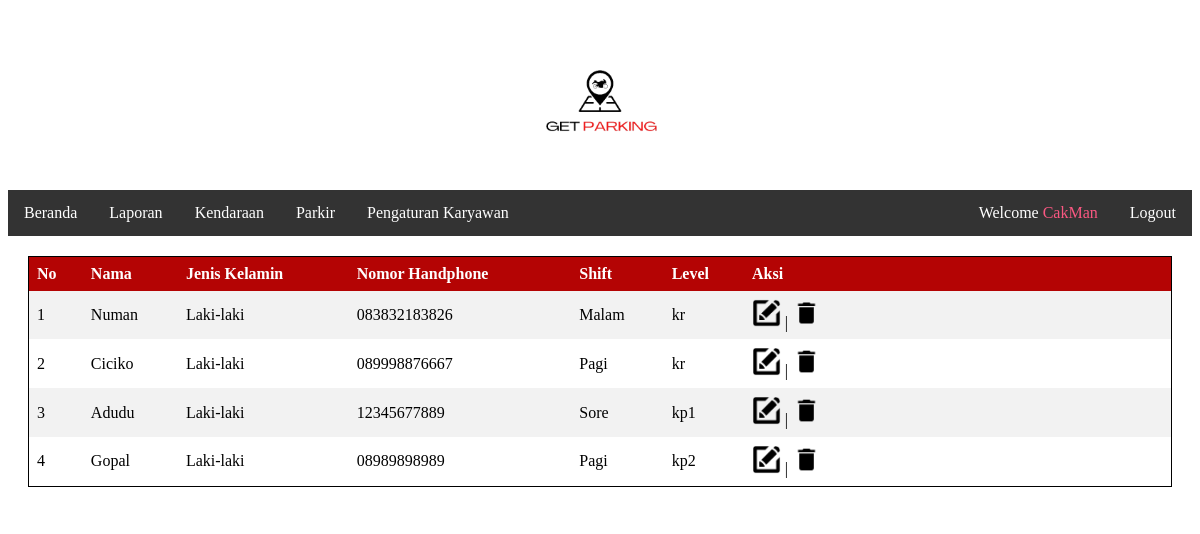
The app's page /daftar-karyawan.php (signed in) with its own data.
### tables this page shows
CREATE TABLE IF NOT EXISTS `user` (
`id` int(11) NOT NULL,
  `username` varchar(20) NOT NULL,
  `password` varchar(16) NOT NULL,
  `namalengkap` varchar(30) NOT NULL,
  `kelamin` varchar(12) NOT NULL,
  `no_hp` varchar(16) NOT NULL,
  `shift` varchar(10) NOT NULL,
  `level` varchar(20) NOT NULL
);

### www/daftar-karyawan.php (the view, shortened to what this page needs)
<?php
include "koneksi.php";
?>
<!DOCTYPE html>
<html>
<head>
<link rel="stylesheet" type="text/css" href="styles.css"/>
</head>
<body>
<center>
    <img src="images/logo.png" style="width: 15%"/>
</center>
<ul class="topnav">
	<?php if($_SESSION['level'] == 'admin'){ ?>
  <li><a href="home.php">Beranda</a></li>
  <li class="dropdown"><a href="javascript:void(0)" class="dropbtn">Laporan</a>
  </li>
  <li class="dropdown"><a href="javascript:void(0)" class="dropbtn">Kendaraan</a>
  </li>
    <li class="dropdown"><a href="javascript:void(0)" class="dropbtn">Parkir</a>
    </li>
    <li class="dropdown">
      <a href="javascript:void(0)" class="dropbtn">Pengaturan Karyawan</a>
    </li>
    <li class="right"><a href="logout.php">Logout</a></li>
    <li class="right"><font style="display: block;color: white;text-align: center;padding: 14px 16px;text-decoration: none;"><? echo "Welcome  "?><font style="color: #FA5882;"><? echo $_SESSION['namalengkap'] ?></font></font></li>
  <?php }if($_SESSION['level'] == 'kr'){ ?>
    <li><a href="home.php">Beranda</a></li>
    <li class="dropdown"><a href="javascript:void(0)" class="dropbtn">Laporan</a>
      <div class="dropdown-content">
        <a href="log-parkir.php">Laporan Parkir</a>
      </div>
    </li>
      <li class="dropdown"><a href="javascript:void(0)" class="dropbtn">Parkir</a>
        <div class="dropdown-content">
          <a href="tambah-parkir.php">Tambah Ruang Parkir</a>
          <a href="data-parkir.php">Data Ruang Parkir</a>
        </div>
      </li>
      <li class="right"><a href="logout.php">Logout</a></li>
      <li class="right"><font style="display: block;color: white;text-align: center;padding: 14px 16px;text-decoration: none;"><? echo "Welcome  "?><font style="color: #FA5882;"><? echo $_SESSION['namalengkap'] ?></font></font></li>
<?php }if($_SESSION['level'] == 'kp1' || $_SESSION['level'] == 'kp2'){?>
  <li><a href="home.php">Beranda</a></li>
  <li class="dropdown"><a href="javascript:void(0)" class="dropbtn">Laporan</a>
    <div class="dropdown-content">
      <a href="log-parkir.php">Laporan Parkir</a>
          </div>
  </li>
  <li class="dropdown"><a href="javascript:void(0)" class="dropbtn">Kendaraan</a>
      <div class="dropdown-content">
        <a href="entry-mobil.php">Entry Kendaraan Masuk</a>
        <a href="mobilaktif.php">Data Kendaraan Aktif</a>
      </div>
  </li>
    <li class="right"><a href="logout.php">Logout</a></li>
    <li class="right"><font style="display: block;color: white;text-align: center;padding: 14px 16px;text-decoration: none;"><? echo "Welcome  "?><font style="color: #FA5882;"><? echo $_SESSION['namalengkap'] ?></font></font></li>
    <?php }?>
  </ul>
  <div>
  <table class="table" height=90% width=90% align=center>
		<tr>
			<th>No</th>
			<th>Nama</th>
			<th>Jenis Kelamin</th>
			<th>Nomor Handphone</th>
			<th>Shift</th>
      <th>Level</th>
      <th>Aksi</th>
		</tr>
		<?php
		$query_mysql = mysqli_query($connect,"SELECT * FROM user");
		$nomor = 1;
		while($data = mysqli_fetch_array($query_mysql)){
			if($data['level']=='admin')
			{
      }else{
		?>
		<tr>
			<td><?php echo $nomor++; ?></td>
			<td><?php echo $data['namalengkap']; ?></td>
			<td><?php echo $data['kelamin']; ?></td>
			<td><?php echo $data['no_hp']; ?></td>
			<td><?php echo $data['shift']; ?></td>
			<td><?php echo $data['level']; ?></td>
			<td>
				<a href="edit-karyawan.php?id=<?php echo $data['id']; ?>"><img src="images/edit.png" height=7% width=7%></a> |
				<a href="hapus-karyawan.php?id=<?php echo $data['id']; ?>"><img src="images/delete.png" height=7% width=7%></a>
			</td>
		</tr>
		<?php }} ?>
	</table>
</div>
</body>
</html>

### www/styles.css (style rules this page uses)
ul { list-style-type: none; margin: 0; padding: 0; overflow: hidden; background-color: #333; }
li { float: left; }
li a, .dropbtn { display: inline-block; color: white; text-align: center; padding: 14px 16px; text-decoration: none; }
li.dropdown { display: inline-block; }
ul.topnav li.right { float: right; }
body { background-color: #FFFFFF; }
div { border-radius: 5px; padding: 20px; background-color: #FFFFFF; }

### www/daftar-karyawan.php (style rules this page uses)
table { border-collapse: collapse; width: 100%; border: 1px solid black; }
th, td { text-align: left; padding: 8px; }
tr:nth-child(even) { background-color: #f2f2f2 }
th { background-color: #B40404; color: white; }

### records on screen
user: namalengkap "Numan", kelamin "Laki-laki", no_hp "083832183826", shift "Malam", level "kr"
user: namalengkap "Ciciko", kelamin "Laki-laki", no_hp "089998876667", shift "Pagi", level "kr"
user: namalengkap "Adudu", kelamin "Laki-laki", no_hp "12345677889", shift "Sore", level "kp1"
user: namalengkap "Gopal", kelamin "Laki-laki", no_hp "08989898989", shift "Pagi", level "kp2"

### other values on screen
$_SESSION['namalengkap'] "CakMan"
